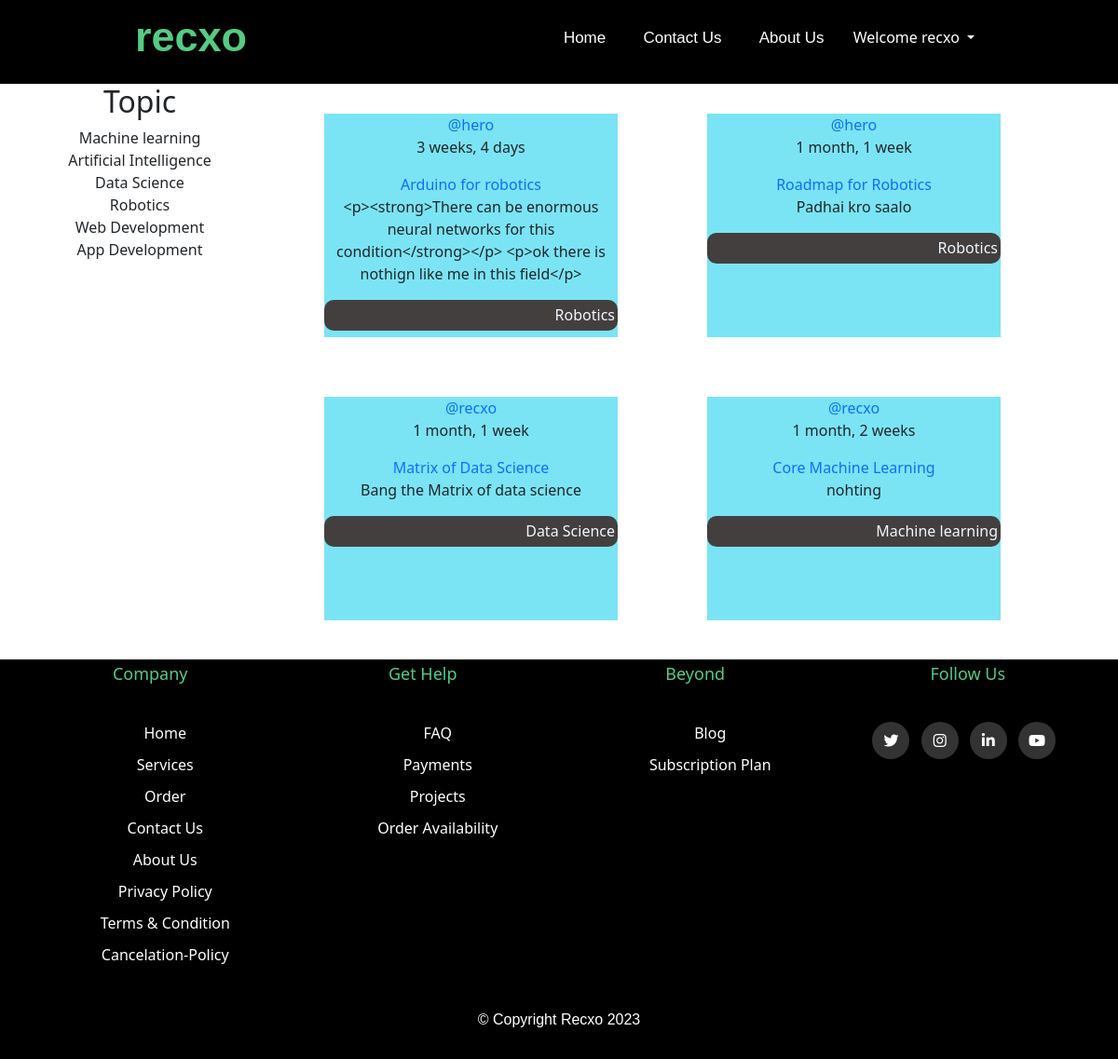
Page /blog/ (signed in) on the committed database.
### blog/models.py (models this page shows, shortened)
class Topic(models.Model):
    name = models.CharField(max_length=200)
    def __str__(self):
        return self.name

class BlogPost(models.Model):
    author = models.ForeignKey(User, on_delete=models.SET_NULL, null=True)
    topic = models.ForeignKey(Topic, on_delete=models.SET_NULL, null=True)
    name = models.CharField(max_length=200)
    content = RichTextField(null=True, blank=True)
    participants = models.ManyToManyField(
        User, related_name='participants', blank=True)
    updated = models.DateTimeField(auto_now=True)
    created = models.DateTimeField(auto_now_add=True)
    class Meta:
        ordering = ['-updated', '-created']

### blog/views.py (the view)
# urls.py: path('',views.home,name='blog-home'),
def home(request):
    topics = Topic.objects.all()
    blogPosts = BlogPost.objects.all()
    context = {'topics': topics, 'blogposts': blogPosts}
    return render(request, 'blog/home.html', context)

### blog/templatetags/custom_filters.py (called while the page is built)
@register.filter
def limit_characters(value, char_count):
    if len(value) <= char_count:
        return value
    return value[:char_count] + ' ...'

### templates/blog/home.html (shortened to what this page needs)
{% extends 'blog_base.html'%} {% block title%} blog{% endblock title%}
{% block body%}
<section id="section-1">
  <div class="sub-section-1">
    <div class="box">
      <div class="blog_topic item">
        {% include 'blog/topic_component.html'%}
      </div>
      <div class="blog_feed item">
        {% include 'blog/blog_feed_component.html'%}
      </div>
    </div>
  </div>
</section>
{% endblock body %}

### templates/blog_navbar.html (shortened to what this page needs)
{% load static %}
<!DOCTYPE html>
<html lang="en">
  <head>
    <link rel="stylesheet" href="{% static 'css/navbar.css'%}" />
  </head>
  <body>
    <nav>
      <div class="nav-items">
        <label class="name">recxo</label>
        <div class="nav-links">
          <ul>
            <li class="item"><a class="_nav-items" href="{% url 'blog-home' %}">Home</a></li>
            <li class="item">
              <a class="_nav-items" href="{% url 'contact'%}">Contact Us</a>
            </li>
            <li class="item">
                <a class="_nav-items" href="{% url 'about'%}">About Us</a>
            </li>
            {% if user.is_authenticated %}
            <li id="item-dropdown">
              <ul class="navbar-nav ml-auto mx-1">
                <li class="nav-item dropdown">
                  <a
                    class="nav-link dropdown-toggle"
                    href="#"
                    role="button"
                    data-bs-toggle="dropdown"
                    aria-expanded="false"
                  >
                    Welcome {{request.user}}
                  </a>
                </li>
              </ul>
            </li>
            {% else %}
            <li class="item" id="signin">
              <a class="signin" class="_nav-items" href="{% url 'login'%}"
                >Log in</a
              >
            </li>
            {% endif %}
          </ul>
        </div>
      </div>
    </nav>
  </body>
</html>

### templates/blog/topic_component.html
<h2>Topic</h2>
{% for topic in topics%}
<li>{{topic}}</li>
{% endfor %}

### templates/blog/blog_feed_component.html (shortened to what this page needs)
{% load custom_filters %}
<div class="div">
  {% for blog in blogposts %}
  <a href="/">
    <div class="blogPostBlog">
      <div class="blogPostBlog__header">
        <a href="{% url 'blog-user-profile' blog.author.id%}">
          <div>@{{blog.author}}</div>
        </a>
        <p>{{blog.created|timesince}}</p>
      </div>
      <div class="blogPostBlog__content">
        <a href=""> {{blog.name}} </a>
        <p>{{blog.content|limit_characters:200}}</p>
      </div>
      <div class="blogPostBlog__meta">
        <h6>{{blog.topic}}</h6>
      </div>
    </div>
  </a>
  {% endfor %}
</div>

### static/css/blog.css (style rules this page uses)
:root { --color-green: #55cb84 }

### static/css/navbar.css (style rules this page uses)
* { margin: 0; padding: 0; text-decoration: none; list-style: none; box-sizing: border-box; }
a { text-decoration: none; }
nav { background-color: black; height: 90px; width: 100%; position: sticky; top: 0px; z-index: 100; }
nav .nav-items label.name { color: #55cb84; font-size: 45px; font-weight: bold; line-height: 80px; font-family: 'Poppins', sans-serif; }
.nav-items { justify-content: flex-end; display: flex; max-width: 1450px; margin: 0px auto; }
nav .nav-items { display: flex; justify-content: space-around; }
.nav-items .item { display: inline-block; line-height: 80px; margin: 0 5px; }
.nav-items ._nav-items { color: #fff; font-family: 'Poppins', sans-serif; font-size: 17px; padding: 7px 13px; }
.nav-items #item-dropdown { color: #fff; display: inline-block; margin: 0 5px; }

### static/css/footer.css (style rules this page uses)
* { margin: 0; padding: 0; text-decoration: none; list-style: none; box-sizing: border-box; }
a { text-decoration: none; }

### templates/blog/home.html (style rules this page uses)
* { text-align: center; }
#section-1 .sub-section-1 { display: flex; max-width: 1450px; margin: 0px auto; }
#section-1 .box { display: grid; grid-template-columns: 1fr 3fr; width: 100%; }

### templates/blog/blog_feed_component.html (style rules this page uses)
.div { display: flex; flex-wrap: wrap; }
.blogPostBlog { height: 15rem; margin: 2em 3rem; width: 35%; background-color: rgba(64, 216, 239, 0.696); }
.blogPostBlog__meta h6 { background-color: rgb(67, 63, 63); color: aliceblue; border-radius: 10px; padding: 7px 3px; text-align: right; }

### rows in the picture
Topic: name "Machine learning"
Topic: name "Artificial Intelligence"
Topic: name "Data Science"
Topic: name "Robotics"
Topic: name "Web Development"
Topic: name "App Development"
BlogPost: author "hero", created "3 weeks, 4 days", name "Arduino for robotics", content|limit_characters "<p><strong>There can be enormous neural networks for this condition</strong></p> <p>ok there is nothign like me in this field</p>", topic "Robotics"
BlogPost: author "hero", created "1 month, 1 week", name "Roadmap for Robotics", content|limit_characters "Padhai kro saalo", topic "Robotics"
BlogPost: author "recxo", created "1 month, 1 week", name "Matrix of Data Science", content|limit_characters "Bang the Matrix of data science", topic "Data Science"
BlogPost: author "recxo", created "1 month, 2 weeks", name "Core Machine Learning", content|limit_characters "nohting", topic "Machine learning"

### other values in the picture
{{ request.user }} "recxo"
